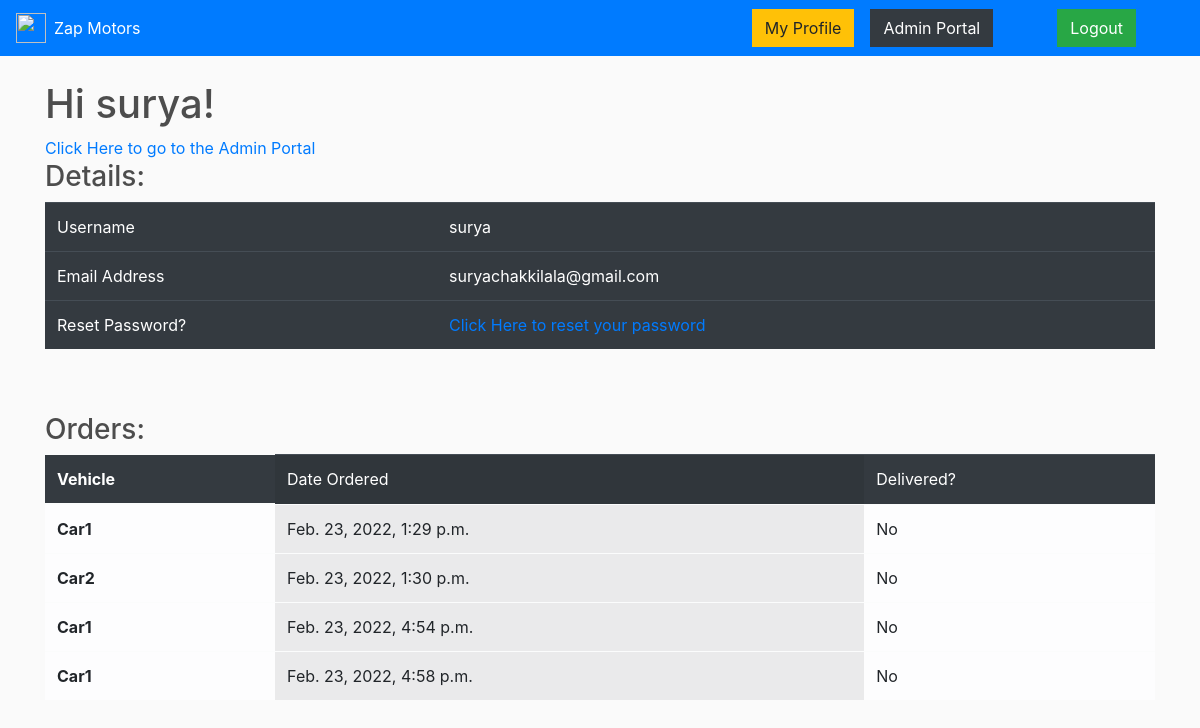
/profile (signed in), run on an earlier commit of the app's database.
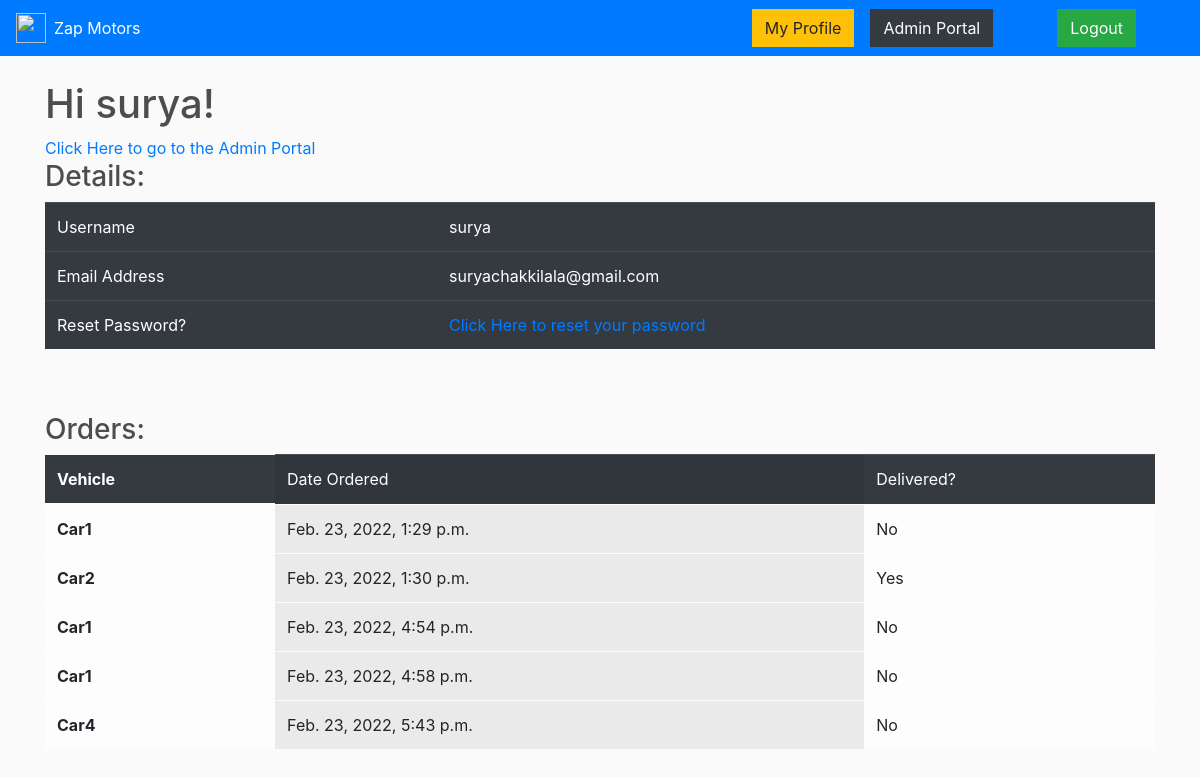
And on a later commit of the database.
### store/models.py (models this page shows, shortened)
class Order(models.Model):
    user = models.TextField(default='_')
    date_ordered = models.DateTimeField(auto_now_add=True)
    complete = models.BooleanField(default=False)
    product_name = models.TextField(default='_')

### store/views.py (the view)
# urls.py: path('profile', views.profile, name='profile'),
def profile(request):
    if not request.user.is_authenticated:
        return redirect('login')
    orders = Order.objects.all().filter(user=request.user.username)
    context = {'orders': orders}
    return render(request, 'store/profile.html', context)

### store/templates/store/profile.html
{% extends 'store/main.html' %}
{% block content %}
    <h1>Hi {{user.username}}!</h1>
    {% if user.is_superuser %}
        <a href='/admin'>Click Here to go to the Admin Portal</a><br>
    {% endif %}
    <h3>Details:</h3>
    <table class="table table-dark table-hover">
        <tbody>
            <tr>
                <td>Username</td>
                <td>{{user.username}}</td>
            </tr>
            <tr>
                <td>Email Address</td>
                <td>{{user.email}}</td>
            </tr>
            <tr>
              <td>Reset Password?</td>
              <td><a href="{% url 'reset_password' %}">Click Here to reset your password</a>
            </tr>
        </tbody>
      </table>
      <br><br>
      <h3>Orders:</h3>
    <table class="table table-light table-hover">
        <thead class='table table-dark'>
            <th scope="row">Vehicle</th>
            <td colspan="2" class="table-active">Date Ordered</td>
            <td>Delivered?</td>
          </thead>
        <tbody>
              {% for order in orders %}
                <tr>
                    <th scope="row">{{order.product_name}}</th>
                    <td colspan="2" class="table-active">{{order.date_ordered}}</td>
                    {% if order.complete %}
                        <td>Yes</td>
                    {% else %}
                    <td>No</span></td>
                    {% endif %}
                </tr>
              {% endfor %}
        </tbody>
    </table>
{% endblock  %}

What changed in the data, as far as the page shows it:
changed Order "Car2": complete "No" → "Yes"
added Order: product_name "Car4", date_ordered "Feb. 23, 2022, 5:43 p.m.", complete "No"
